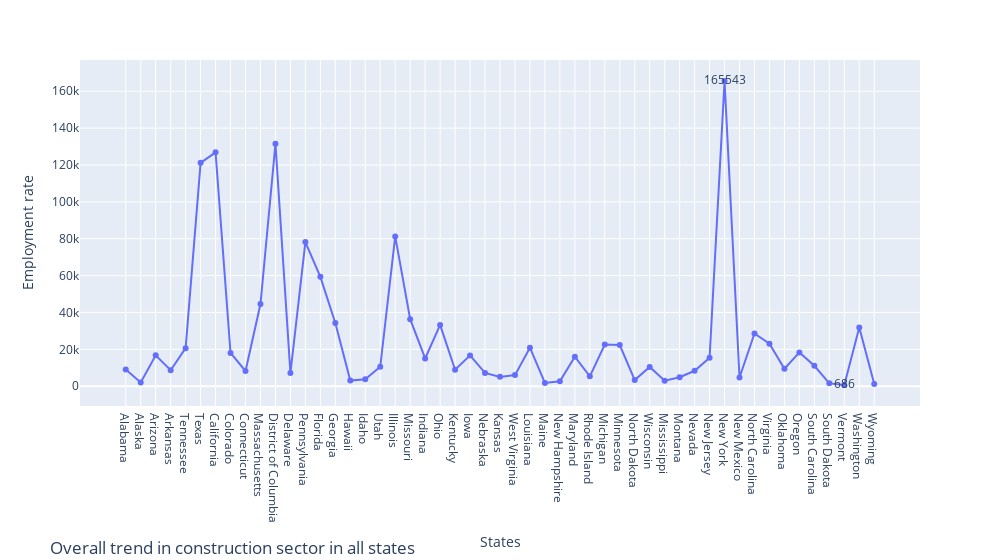

The notebook cell saved with this chart:
### Code cell
import csv
from collections import defaultdict
import plotly.express as px
import cv2
from matplotlib import pyplot as plt

def main():
    def anon():
        return defaultdict(float)
    state_yr_to_y = defaultdict(anon)
    with open('all_metro_employment.csv') as data:
        reader = csv.DictReader(data)
        for row in reader:
            year = row['time'][-4:]
            if year == '2021':
                continue
            state = row['state']
            state_yr_to_y[state][year] += float(row['Mining, Logging and Construction'])
    ctr = 1
    # _, axs = plt.subplots(8, 7, figsize=(12, 12))
    # axs = axs.flatten()
    plot_dict = {'States': list(state_yr_to_y.keys())}
    plot_dict['Employment rate'] = [sum(state_yr_to_y[key].values()) for key in plot_dict['States']]

        # fig1.add_subplot(7, 8, ctr)
        # img = cv2.imread(f"out/{state}.png")
        # plt.imshow(img)
        # plt.axis('off')
    mx,mn = max(plot_dict['Employment rate']),min(plot_dict['Employment rate'])
    res = []
    for i in plot_dict['Employment rate']:
        if i in (mn,mx):
            res.append(int(i))
        else:
            res.append("")
    fig = px.line(plot_dict, x='States', y='Employment rate', text=res, width=1000)
    fig.update_layout(title=f"Overall trend in construction sector in all states", title_y=0.01)
#     fig.write_image(f"allmix1.png")
    print(fig.show())

main()

### Figure 1 — Plotly figure (JSON) as saved in the notebook; plotly's stock layout.template omitted (floating-point values rounded to 4 significant figures)
{"data": [{"hovertemplate": "States=%{x}<br>Employment rate=%{y}<br>text=%{text}<extra></extra>", "legendgroup": "", "line": {"color": "#636efa", "dash": "solid"}, "marker": {"symbol": "circle"}, "mode": "markers+lines+text", "name": "", "orientation": "v", "showlegend": false, "text": ["", "", "", "", "", "", "", "", "", "", "", "", "", "", "", "", "", "", "", "", "", "", "", "", "", "", "", "", "", "", "", "", "", "", "", "", "", "", "", "", 165543, "", "", "", "", "", "", "", 686, "", ""], "type": "scatter", "x": ["Alabama", "Alaska", "Arizona", "Arkansas", "Tennessee", "Texas", "California", "Colorado", "Connecticut", "Massachusetts", "District of Columbia", "Delaware", "Pennsylvania", "Florida", "Georgia", "Hawaii", "Idaho", "Utah", "Illinois", "Missouri", "Indiana", "Ohio", "Kentucky", "Iowa", "Nebraska", "Kansas", "West Virginia", "Louisiana", "Maine", "New Hampshire", "Maryland", "Rhode Island", "Michigan", "Minnesota", "North Dakota", "Wisconsin", "Mississippi", "Montana", "Nevada", "New Jersey", "New York", "New Mexico", "North Carolina", "Virginia", "Oklahoma", "Oregon", "South Carolina", "South Dakota", "Vermont", "Washington", "Wyoming"], "xaxis": "x", "y": [9081.0, 2021.0, 16780.0, 8675.0, 20640.0, 121200.0, 126900.0, 18050.0, 8260.0, 44560.0, 131500.0, 7129.0, 78180.0, 59330.0, 34270.0, 3053.0, 3761.0, 10550.0, 81250.0, 36350.0, 15050.0, 33270.0, 8931.0, 16730.0, 7182.0, 5072.0, 6022.0, 20890.0, 1800.0, 2728.0, 16030.0, 5356.0, 22600.0, 22330.0, 3350.0, 10450.0, 2956.0, 4842.0, 8376.0, 15410.0, 165500.0, 4714.0, 28600.0, 23060.0, 9463.0, 18340.0, 11070.0, 1543.0, 686.9, 31830.0, 1164.0], "yaxis": "y"}], "layout": {"legend": {"tracegroupgap": 0}, "margin": {"t": 60}, "title": {"text": "Overall trend in construction sector in all states", "y": 0.01}, "width": 1000, "xaxis": {"anchor": "y", "domain": [0, 1], "title": {"text": "States"}}, "yaxis": {"anchor": "x", "domain": [0, 1], "title": {"text": "Employment rate"}}}}
